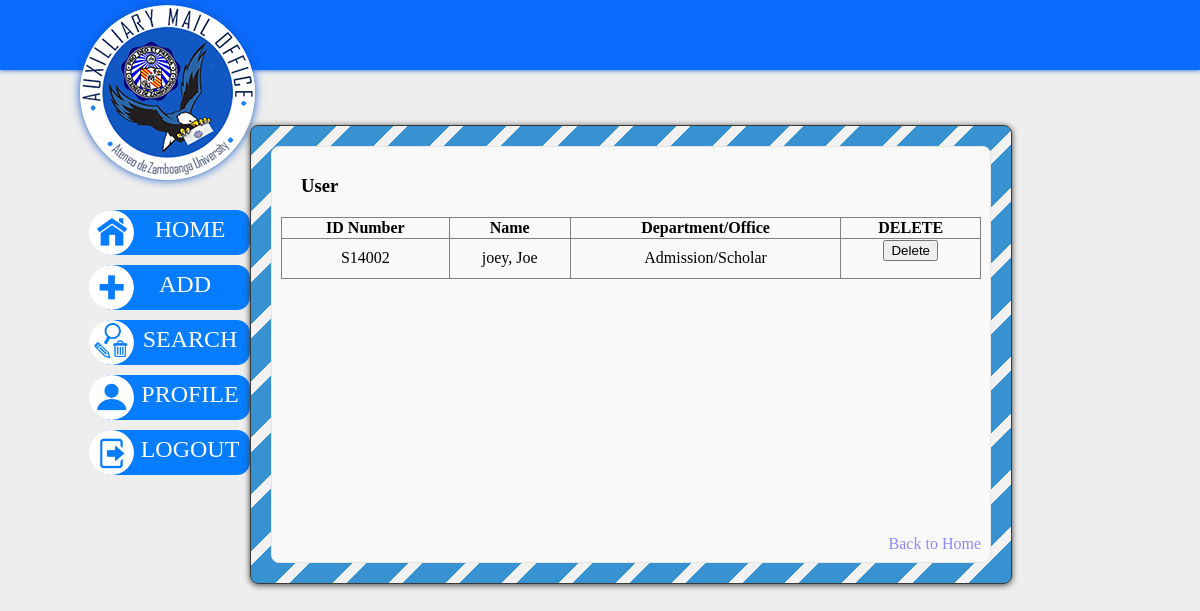
Screenshot of /viewuser.php (signed in) with the database file from the repository.
### tables this page shows
CREATE TABLE IF NOT EXISTS `person` (
  `ID_Number` varchar(6) NOT NULL,
  `Password` varchar(32) NOT NULL,
  `First_Name` varchar(20) NOT NULL,
  `Last_Name` varchar(20) NOT NULL,
  `Email` varchar(40) NOT NULL,
  `Person_Type` varchar(10) NOT NULL,
  `Department_Name` varchar(60) NOT NULL,
  PRIMARY KEY (`ID_Number`)
);

### src/viewuser.php (the view, shortened to what this page needs)
<html>
	<head>
		<link rel="stylesheet" type="text/css" href="styles/style.css">
		<link rel="stylesheet" type="text/css" href="styles/mystyle.css">
		<link rel="stylesheet" type="text/css" href="styles/style-slide.css">
		<link rel="stylesheet" href="styles/jquery-ui.css">
	    <link rel="stylesheet" href="/resources/demos/style.css">
	</head>
	<body>
	</body>
</html>
<?php
$con = amodb();
?>
<div class="header-cont-small header-small">
<img style="float:left; margin-left:80px;" class="center-logo" src="images/logo150.png">
</div>
<div id="nav-right">
	<ul id="right-nav">
	<img class="img-nav" src="images/home.png" width="45px">
	<li><a style="margin-left:40px; " href="index.php">HOME</a></li>
	<img class="img-nav" style="top:55px;" src="images/add.png" width="45px">
	<li ><a  style="margin-left:30px;"href="add.php">ADD</a></li>
	<img class="img-nav" style="top:110px;" src="images/search.png" width="45px">
	<li><a style="margin-left:40px" href="search.php">SEARCH</a></li>
	<img class="img-nav" style="top:165px;" src="images/profile.png" width="45px">
	<li><a style="margin-left:40px" href="profile.php">PROFILE</a></li>
	<img class="img-nav" style="top:220px;" src="images/logout.png" width="45px">
	<li><a style="margin-left:40px" href="profile.php?log=out">LOGOUT</a></li>
	</ul>
</div>
<div style=" position:relative; width:700px; display:block; margin: 0 auto;">
	<div class="container" style="margin-top:125px;">
		<h3 style="margin-left:20px"> User </h3>
		<?php
	$query = mysqli_query($con, "SELECT * FROM person WHERE ID_Number LIKE 'S%'");
	if (mysqli_num_rows($query)<=0)
		echo "No Added Users";
	else {
		?>
			<div id='table-wrapper' >
				<div id='table-scroll'>
		<table border="1" width="100%" style="text-align:center">
		<tr>
		<td> <b>ID Number</b> </td>
		<td> <b>Name</b> </td>
		<td> <b>Department/Office</b> </td>
		<td> <b>DELETE</b> </td>
		</tr>
		<?php
		while ($row = mysqli_fetch_array($query)){
			echo "<tr><td>".$row['ID_Number']."</td>";
			echo "<td>".$row['Last_Name'].", ".$row['First_Name']."</td>";
			echo "<td>".$row['Department_Name']."</td>";
			echo "<td><form method='GET' action='adduser.php'> <button name='delete' value='".$row['ID_Number']."''> Delete </button> </form></td></tr>";
		}
		?>
		</table>
	</div>
</div>
<br>
	<a href="index.php" class="see_more"  style="float:right">Back to Home</a>
		<?php
	}
?>
	</div>
</div>

### src/styles/style.css (style rules this page uses)
body { background-color: #eee; font-family: corbel, century gothic, calibri; }
.see_more { text-decoration: none; color:rgba(69, 65, 246, 0.6); }
a { text-decoration: none; color:#FDFDFD; }
.header-cont-small { position:absolute; top: 0; left:0; right: 0; display: block; text-align: center; padding-top: 5px; padding-bottom: 5px; }
.header-small { background-color: #0b6bfc; width: 100%; height:60px; box-shadow: 0 0px 5px #0C55C4; }
.center-logo { box-shadow: 0 0px 10px #0C55C4; border-bottom-left-radius:125px; border-bottom-right-radius:125px; border-top-left-radius:125px; border-top-right-radius:125px; }
.container { position:absolute; margin-left: auto; margin-right: auto; width:100%; max-height: auto; z-index:100; padding:30px; border:1px solid #383838; background: -moz-repeating-linear-gradient(-45deg, #3892D2 , #3892D2 30px, #F2F2F2 30px, #F2F2F2 40px, #3892D2 40px, #3892D2 70px,#F2F2F2 70px, #F2F2F2 80px); background: -webkit-repeating-linear-gradient(-45deg, #3892D2 , #3892D2 30px, #F2F2F2 30px, #F2F2F2 40px, #3892D2 40px, #3892D2 70px,#F2F2F2 70px, #F2F2F2 80px); background: -o-repeating-linear-gradient(-45deg, #3892D2 , #3892D2 30px, #F2F2F2 30px, #F2F2F2 40px, #3892D2 40px, #3892D2 70px,#F2F2F2 70px, #F2F2F2 80px); background: repeating-linear-gradient(-45deg, #3892D2 , #3892D2 30px, #F2F2F2 30px, #F2F2F2 40px, #3892D2 40px, #3892D2 70px,#F2F2F2 70px, #F2F2F2 80px); -webkit-border-radius:8px; -moz-border-radius:8px; border-radius:8px; -webkit-box-shadow:0px 1px 6px #3F3F3F; -moz-box-shadow:0px 1px 6px #3F3F3F; box-shadow:0px 1px 6px #3F3F3F; }
.container:after { background:#F9F9F9; margin:20px; position: absolute; content : " "; bottom: 0; left: 0; right: 0; top: 0; z-index: -1; border:1px #E5E5E5 solid; -webkit-border-radius:8px; -moz-border-radius:8px; border-radius:8px; }
#table-wrapper { position:relative; }
#table-scroll { height:300px; overflow:auto; margin-top:20px; }
#table-wrapper table { width:100%; border-collapse: collapse; }
#nav-right { float: left; margin-left: 70px; margin-top: 200px; }
#right-nav { position:relative; text-align: center; }
#right-nav li { padding:0; list-style:none; text-align: center; width: 160px; height: 42px; background-color: rgba(6, 125, 255, 1); margin-top:10px; font-size: 24px; left: 10px; border-top-right-radius: 35px; border-bottom-right-radius: 35px; border-top-left-radius: 60px; border-bottom-left-radius: 60px; cursor: pointer; }
#right-nav li, #right-nav a { display: block; padding-top:3px; margin-left:20px; }
.img-nav { position:absolute; border-top-right-radius: 35px; border-bottom-right-radius: 35px; border-top-left-radius: 35px; border-bottom-left-radius: 35px; top:0px; left:19px; z-index:1; }

### src/styles/mystyle.css (style rules this page uses)
body { font-family: calibri, arial, corbel; }

### src/styles/style-slide.css (style rules this page uses)
body, h1, ul, li { margin: 0; padding: 0; border: 0; }

### rows the page displays
person: ID_Number "S14002", Last_Name "joey", First_Name "Joe", Department_Name "Admission/Scholar"
